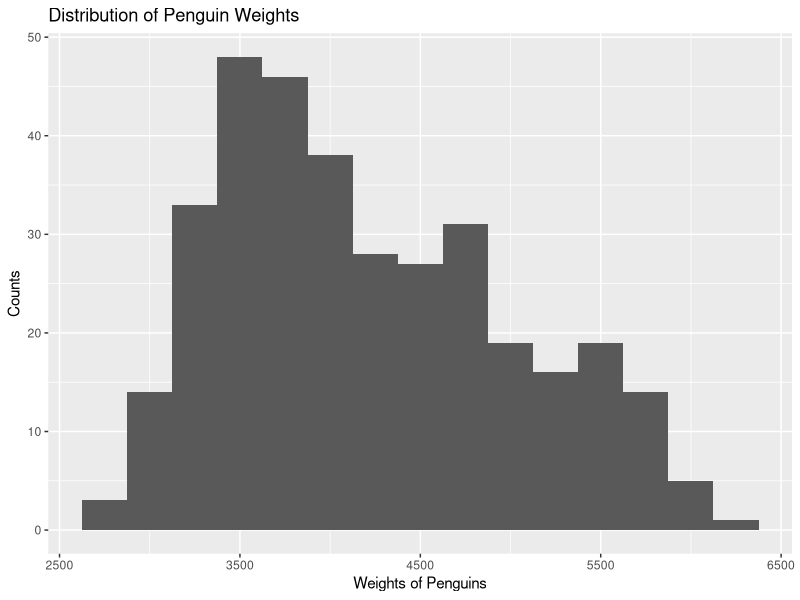
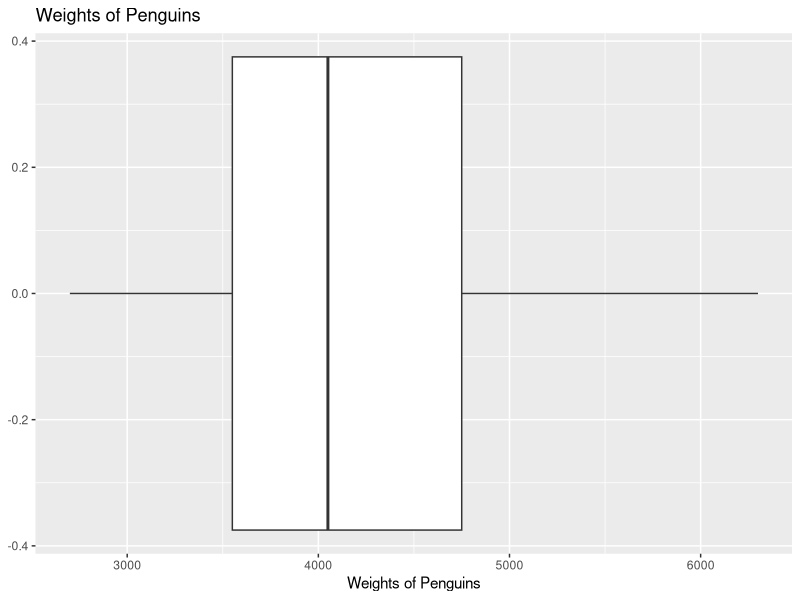
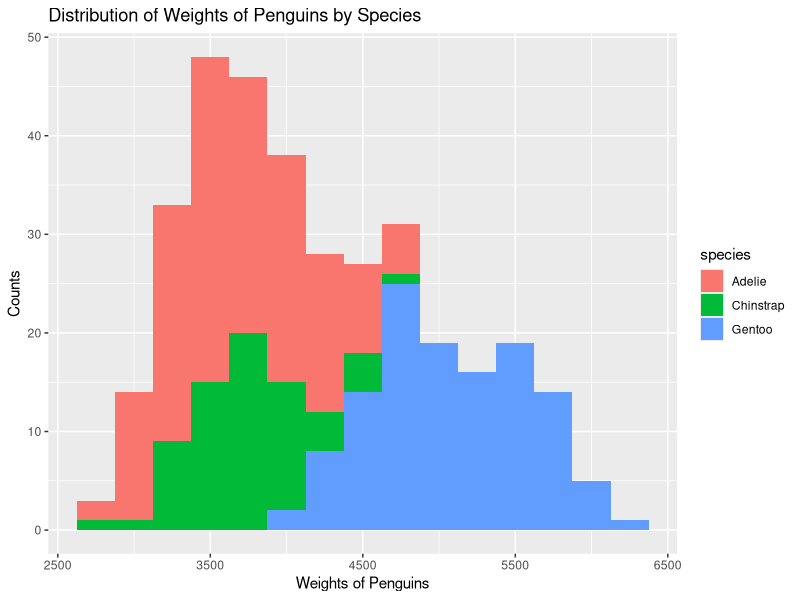
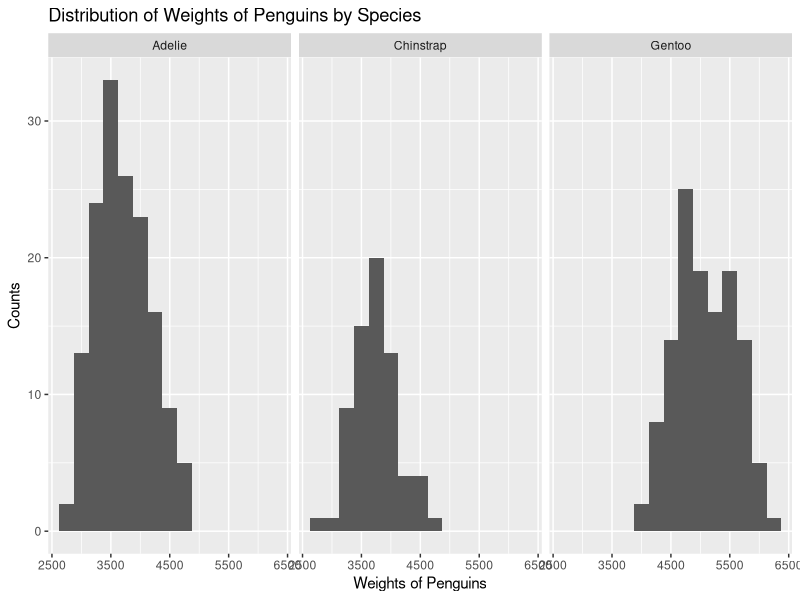
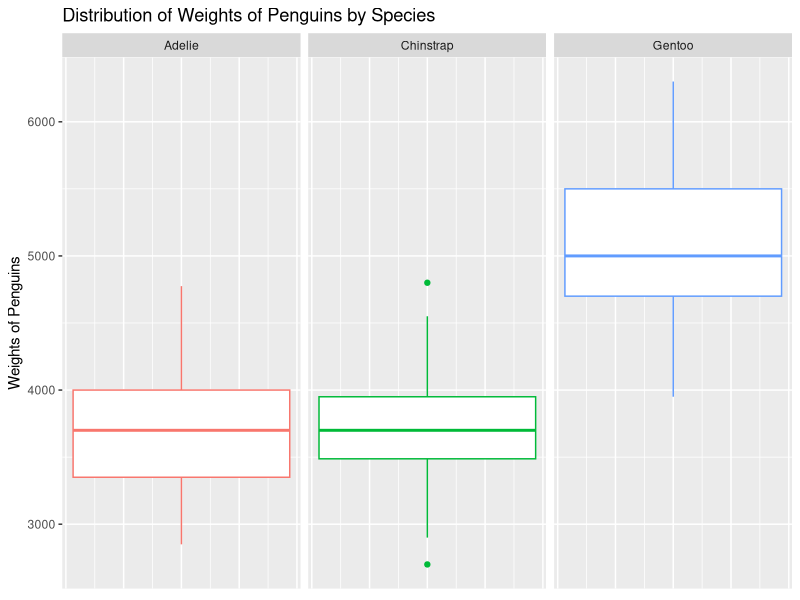
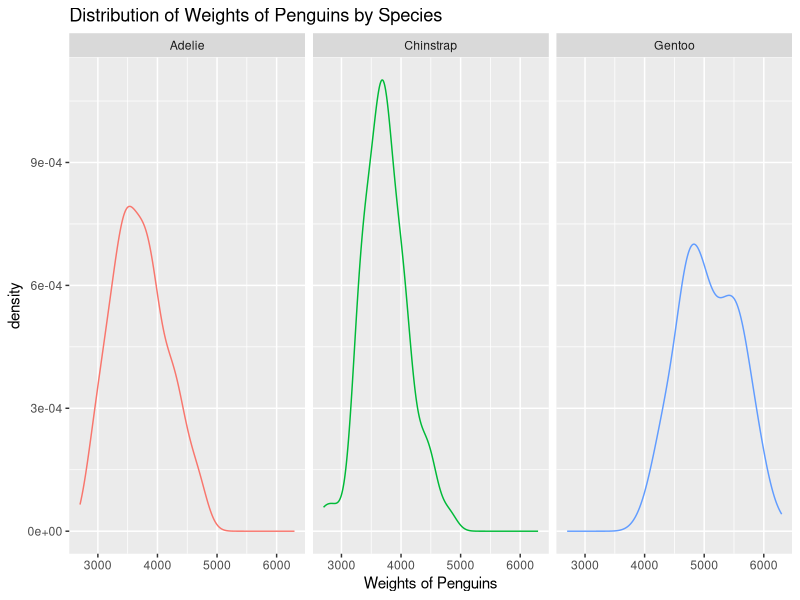
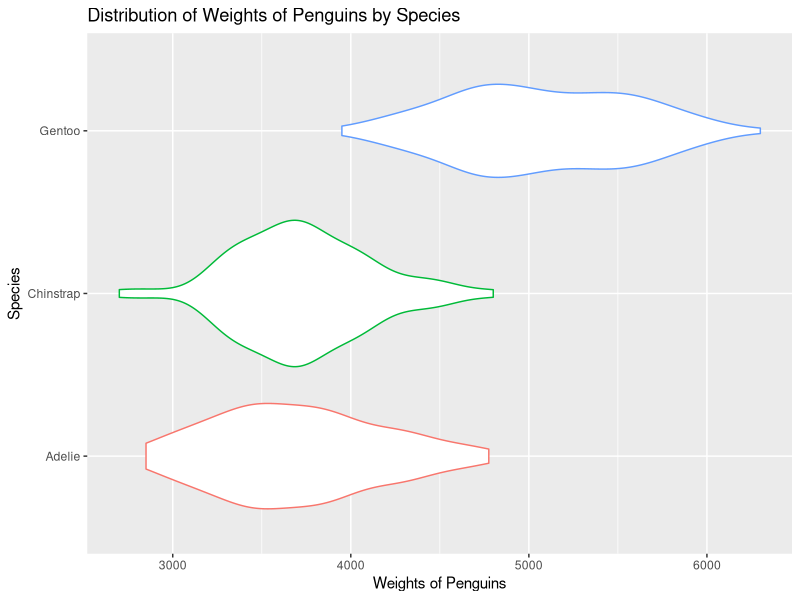
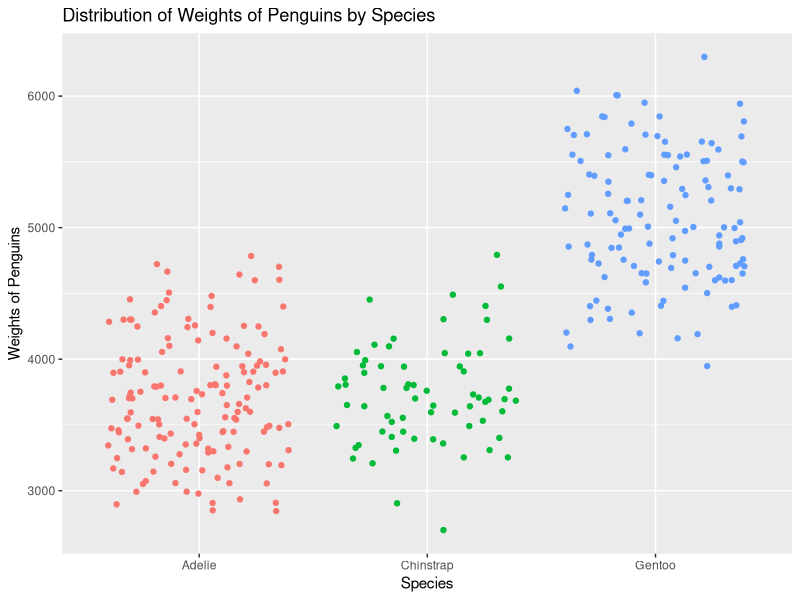

Here is the R script that generated these plots, in order: (Note: this script raises an error after producing the figures.)
## ---- chunk 1
#| label: load-packages
#| warning: false

library(tidyverse)
library(palmerpenguins)
## ---- chunk 2
#| label: glimpse

glimpse(penguins)
## ---- chunk 3
#| label: histogram-weight

ggplot(penguins, aes(x = body_mass_g)) + 
  geom_histogram(binwidth = 250) + 
  labs(
    x = "Weights of Penguins",
    y = "Counts",
    title = "Distribution of Penguin Weights"
  )
## ---- chunk 4
#| label: boxplot-weight

ggplot(penguins, aes(x = body_mass_g)) + 
  geom_boxplot() + 
  labs(
    x = "Weights of Penguins",
    title = "Weights of Penguins")
## ---- chunk 5
#| label: histogram-weight-species

ggplot(penguins, aes(x = body_mass_g, fill = species)) + 
  geom_histogram(binwidth = 250) + 
  labs(
    x = "Weights of Penguins",
    y = "Counts",
    title = "Distribution of Weights of Penguins by Species")
## ---- chunk 6
#| label: histogram-weight-species-facet

ggplot(penguins, aes(x = body_mass_g)) + 
  geom_histogram(binwidth = 250) + 
  facet_wrap(~species) + 
  labs(
    x = "Weights of Penguins",
    y = "Counts",
    title = "Distribution of Weights of Penguins by Species")
## ---- chunk 7
#| label: boxplot-weight-species

ggplot(penguins, aes(y = body_mass_g, color = species)) + 
  geom_boxplot() + 
  facet_wrap(~species) + 
  labs(
    y = "Weights of Penguins",
    title = "Distribution of Weights of Penguins by Species") +
  theme(axis.text.x=element_blank(),
        axis.ticks.x=element_blank(), 
        legend.position = "none")
## ---- chunk 8
#| label: density-weight-species

ggplot(penguins, aes(x = body_mass_g, color = species)) + 
  geom_density() + 
  facet_wrap(~species) + 
  labs(
    x = "Weights of Penguins",
    title = "Distribution of Weights of Penguins by Species") +
  theme(legend.position = "none")
## ---- chunk 9
#| label: violin-weight-species

ggplot(penguins, aes(x = body_mass_g, y = species, color = species)) + 
  geom_violin() + 
  labs(
    x = "Weights of Penguins", y = "Species",
    title = "Distribution of Weights of Penguins by Species") +
  theme(legend.position = "none")
## ---- chunk 10
#| label: jitter-weight-species

ggplot(penguins, aes(x = species, y = body_mass_g, color = species)) + 
  geom_jitter() + 
  labs(
    x = "Species", y = "Weights of Penguins",
    title = "Distribution of Weights of Penguins by Species") +
  theme(legend.position = "none")
## ---- chunk 11
#| label: beeswarm-weight-species

ggplot(penguins, aes(x = species, y = body_mass_g, color = species)) + 
  geom_beeswarm() + 
  labs(
    x = "Species", y = "Weights of Penguins",
    title = "Distribution of Weights of Penguins by Species") +
  theme(legend.position = "none")
## ---- chunk 12
#| label: multi-geoms

ggplot(penguins, aes(x = species, y = body_mass_g, color = species)) + 
  geom_violin(show.legend = FALSE) + geom_jitter()
  labs(
    x = "Species", y = "Weights of Penguins",
    title = "Distribution of Weights of Penguins by Species")
## ---- chunk 13
#| label: multi-geoms-facet

ggplot(penguins, aes(x = species, y = body_mass_g, color = species)) + 
  geom_jitter() + geom_violin(aes(alpha = 0.5)) +
  labs(
    x = "Species", y = "Weights of Penguins",
    title = "Distribution of Weights of Penguins by Species and Island") +
  theme(legend.position = "none") +
  facet_wrap(~island)
## ---- chunk 14
#| label: barplot

ggplot(penguins, aes(x = island)) + 
  geom_bar(show.legend = FALSE) + 
  labs(
    x = "Island",
    title = "Where are Penguins From?"
  )
## ---- chunk 15
#| label: cat-cat

## ---- chunk 16
# add code here
